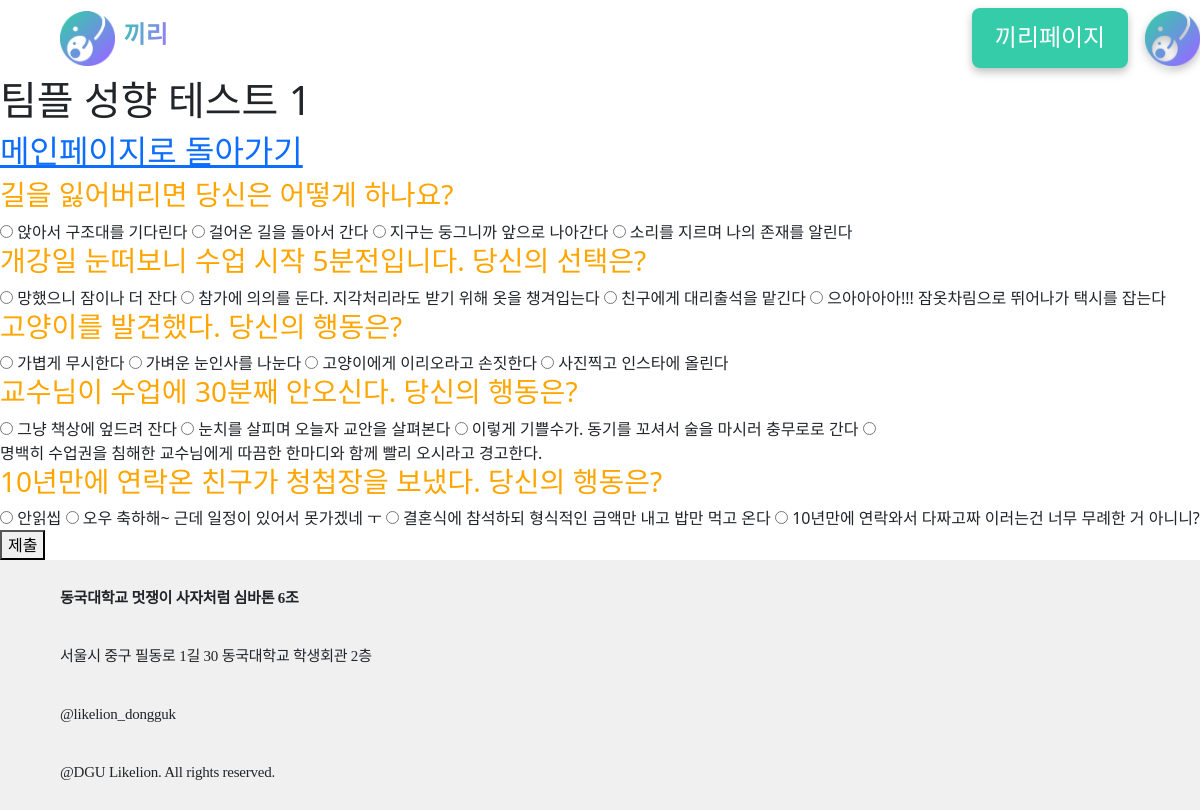
Screenshot of /teamtest1/ (signed in) with the database file from the repository.
### main/models.py (models this page shows, shortened)
class Question(models.Model):
    question_text = models.CharField(max_length=200)

class Choice(models.Model):
    question = models.ForeignKey(Question, on_delete=models.CASCADE)
    choice_text = models.CharField(max_length=200)
    score = models.IntegerField()

### main/views.py (the view)
# urls.py: path('teamtest1/', teamtest1, name="teamtest1"),
def teamtest1(request):
    if request.method == 'POST':
        scores = {}
        for question in Question.objects.all():
            choice_id = int(request.POST.get(f'question_{question.id}'))
            choice = Choice.objects.get(id=choice_id)
            scores[choice.question.id] = scores.get(choice.question.id, 0) + choice.score
        result = teamtest2(scores)
        test_result = TestResult.objects.create(result_text=result['result_text'], personality_type=result['personality_type'])
        return render(request, 'main/teamtest2.html', {'result': result})
    else:
        questions = Question.objects.all()
        context = {'questions': questions}
        return render(request, 'main/teamtest1.html', context)

### main/templates/main/teamtest1.html (shortened to what this page needs)
{% extends 'base.html' %}
{% load static %}
{% block content %}
<h1>팀플 성향 테스트 1</h1>
<h2><a href = "{% url 'main:mainpage' %}">메인페이지로 돌아가기</a></h2>
<form action="{% url 'main:teamtest1' %}" method="post">
    {% for question in questions %}
        <h3>{{ question.question_text }}</h3>
        {% for choice in question.choice_set.all %}
        <input type="radio" name="question_{{ question.id }}" value="{{ choice.id }}" required>
        <label>{{ choice.choice_text }}</label>
        {% endfor %}
    {% endfor %}
    <button type="submit">제출</button>
</form>
{% endblock %}

### ggiri_pj/static/css/project.css (style rules this page uses)
h3 { color: orange; }

### rows the page displays
Question: question_text "길을 잃어버리면 당신은 어떻게 하나요?"
Choice: choice_text "앉아서 구조대를 기다린다"
Choice: choice_text "걸어온 길을 돌아서 간다"
Choice: choice_text "지구는 둥그니까 앞으로 나아간다"
Choice: choice_text "소리를 지르며 나의 존재를 알린다"
Question: question_text "개강일 눈떠보니 수업 시작 5분전입니다. 당신의 선택은?"
Choice: choice_text "망했으니 잠이나 더 잔다"
Choice: choice_text "참가에 의의를 둔다. 지각처리라도 받기 위해 옷을 챙겨입는다"
Choice: choice_text "친구에게 대리출석을 맡긴다"
Choice: choice_text "으아아아아!!! 잠옷차림으로 뛰어나가 택시를 잡는다"
Question: question_text "고양이를 발견했다. 당신의 행동은?"
Choice: choice_text "가볍게 무시한다"
Choice: choice_text "가벼운 눈인사를 나눈다"
Choice: choice_text "고양이에게 이리오라고 손짓한다"
Choice: choice_text "사진찍고 인스타에 올린다"
Question: question_text "교수님이 수업에 30분째 안오신다. 당신의 행동은?"
Choice: choice_text "그냥 책상에 엎드려 잔다"
Choice: choice_text "눈치를 살피며 오늘자 교안을 살펴본다"
Choice: choice_text "이렇게 기쁠수가. 동기를 꼬셔서 술을 마시러 충무로로 간다"
Choice: choice_text "명백히 수업권을 침해한 교수님에게 따끔한 한마디와 함께 빨리 오시라고 경고한다."
Question: question_text "10년만에 연락온 친구가 청첩장을 보냈다. 당신의 행동은?"
Choice: choice_text "안읽씹"
Choice: choice_text "오우 축하해~ 근데 일정이 있어서 못가겠네 ㅜ"
Choice: choice_text "결혼식에 참석하되 형식적인 금액만 내고 밥만 먹고 온다"
Choice: choice_text "10년만에 연락와서 다짜고짜 이러는건 너무 무례한 거 아니니?"
